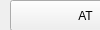
     <widget class="QWidget" name="page_4">
      <property name="geometry">
       <rect>
        <x>0</x>
        <y>0</y>
        <width>100</width>
        <height>30</height>
       </rect>
      </property>
      <attribute name="label">
       <string>通用命令</string>
      </attribute>
      <widget class="QPushButton" name="pb_test_lock_check">
       <property name="geometry">
        <rect>
         <x>10</x>
         <y>40</y>
         <width>151</width>
         <height>31</height>
        </rect>
       </property>
       <property name="text">
        <string>关机</string>
       </property>
      </widget>
      <widget class="QPushButton" name="pb_test_reboot">
       <property name="geometry">
        <rect>
         <x>10</x>
         <y>80</y>
         <width>151</width>
         <height>31</height>
        </rect>
       </property>
       <property name="text">
        <string>查询厂商信息</string>
       </property>
      </widget>
      <widget class="QPushButton" name="pb_test_lockopen">
       <property name="geometry">
        <rect>
         <x>10</x>
         <y>120</y>
         <width>151</width>
         <height>31</height>
        </rect>
       </property>
       <property name="text">
        <string>飞行模式</string>
       </property>
      </widget>
      <widget class="QPushButton" name="pb_test_inquery">
       <property name="geometry">
        <rect>
         <x>10</x>
         <y>200</y>
         <width>151</width>
         <height>31</height>
        </rect>
       </property>
       <property name="text">
        <string>读取序列号</string>
       </property>
      </widget>
      <widget class="QPushButton" name="pb_test_param_read">
       <property name="geometry">
        <rect>
         <x>10</x>
         <y>240</y>
         <width>151</width>
         <height>31</height>
        </rect>
       </property>
       <property name="text">
        <string>读取实时时钟</string>
       </property>
      </widget>
      <widget class="QPushButton" name="pb_test_lock_reset">
       <property name="geometry">
        <rect>
         <x>10</x>
         <y>160</y>
         <width>151</width>
         <height>31</height>
        </rect>
       </property>
       <property name="text">
        <string>取消飞行模式</string>
       </property>
      </widget>
      <widget class="QPushButton" name="pb_test_power_info">
       <property name="geometry">
        <rect>
         <x>10</x>
         <y>280</y>
         <width>151</width>
         <height>31</height>
        </rect>
       </property>
       <property name="text">
        <string>电量查询</string>
       </property>
      </widget>
      <widget class="QPushButton" name="pb_test_savemode">
       <property name="geometry">
        <rect>
         <x>180</x>
         <y>80</y>
         <width>131</width>
         <height>31</height>
        </rect>
       </property>
       <property name="text">
        <string>ATV1</string>
       </property>
      </widget>
      <widget class="QPushButton" name="pb_test_runmode">
       <property name="geometry">
        <rect>
         <x>10</x>
         <y>320</y>
         <width>151</width>
         <height>31</height>
        </rect>
       </property>
       <property name="text">
        <string>实时时钟</string>
       </property>
      </widget>
      <widget class="QPushButton" name="pb_test_pcb_check">
       <property name="geometry">
        <rect>
         <x>10</x>
         <y>0</y>
         <width>151</width>
         <height>31</height>
        </rect>
       </property>
       <property name="text">
        <string>AT</string>
       </property>
      </widget>
      <widget class="QPushButton" name="pb_test_debug_on">
       <property name="geometry">
        <rect>
         <x>180</x>
         <y>0</y>
         <width>131</width>
         <height>31</height>
        </rect>
       </property>
       <property name="text">
        <string>打开回显</string>
       </property>
      </widget>
      <widget class="QPushButton" name="pb_test_debug_off">
       <property name="geometry">
        <rect>
         <x>180</x>
         <y>40</y>
         <width>131</width>
         <height>31</height>
        </rect>
       </property>
       <property name="text">
        <string>关闭回显</string>
       </property>
      </widget>
      <widget class="QPushButton" name="pb_test_savemode_2">
       <property name="geometry">
        <rect>
         <x>180</x>
         <y>120</y>
         <width>131</width>
         <height>31</height>
        </rect>
       </property>
       <property name="text">
        <string>ATV0</string>
       </property>
      </widget>
      <widget class="QPushButton" name="pb_test_savemode_3">
       <property name="geometry">
        <rect>
         <x>180</x>
         <y>160</y>
         <width>131</width>
         <height>31</height>
        </rect>
       </property>
       <property name="text">
        <string>AT+CMEE=0</string>
       </property>
      </widget>
      <widget class="QPushButton" name="pb_test_savemode_4">
       <property name="geometry">
        <rect>
         <x>180</x>
         <y>240</y>
         <width>131</width>
         <height>31</height>
        </rect>
       </property>
       <property name="text">
        <string>AT+CMEE=2</string>
       </property>
      </widget>
      <widget class="QPushButton" name="pb_test_savemode_5">
       <property name="geometry">
        <rect>
         <x>180</x>
         <y>200</y>
         <width>131</width>
         <height>31</height>
        </rect>
       </property>
       <property name="text">
        <string>AT+CMEE=1</string>
       </property>
      </widget>
      <widget class="QPushButton" name="pb_test_qsclk">
       <property name="geometry">
        <rect>
         <x>330</x>
         <y>0</y>
         <width>101</width>
         <height>31</height>
        </rect>
       </property>
       <property name="text">
        <string>AT+QSCLK=0</string>
       </property>
      </widget>
      <widget class="QPushButton" name="pushButton_4">
       <property name="geometry">
        <rect>
         <x>180</x>
         <y>280</y>
         <width>131</width>
         <height>31</height>
        </rect>
       </property>
       <property name="text">
        <string>AT+CPIN?</string>
       </property>
      </widget>
      <widget class="QPushButton" name="pushButton_9">
       <property name="geometry">
        <rect>
         <x>180</x>
         <y>320</y>
         <width>131</width>
         <height>31</height>
        </rect>
       </property>
       <property name="text">
        <string>AT+CCID</string>
       </property>
      </widget>
      <widget class="QPushButton" name="pushButton_10">
       <property name="geometry">
        <rect>
         <x>320</x>
         <y>320</y>
         <width>131</width>
         <height>31</height>
        </rect>
       </property>
       <property name="styleSheet">
        <string notr="true">border-color: rgb(48, 68, 255);</string>
       </property>
       <property name="text">
        <string>AT+CIMI</string>
       </property>
      </widget>
      <widget class="QPushButton" name="pushButton_11">
       <property name="geometry">
        <rect>
         <x>320</x>
         <y>280</y>
         <width>131</width>
         <height>31</height>
        </rect>
       </property>
       <property name="text">
        <string>AT+EGMR=2,7</string>
       </property>
      </widget>
      <widget class="QPushButton" name="pb_test_qsclk_2">
       <property name="geometry">
        <rect>
         <x>330</x>
         <y>40</y>
         <width>101</width>
         <height>31</height>
        </rect>
       </property>
       <property name="text">
        <string>AT+QSCLK=1</string>
       </property>
      </widget>
      <widget class="QPushButton" name="pb_test_qsclk_3">
       <property name="geometry">
        <rect>
         <x>330</x>
         <y>80</y>
         <width>101</width>
         <height>31</height>
        </rect>
       </property>
       <property name="text">
        <string>AT+QSCLK=2</string>
       </property>
      </widget>
     </widget>
